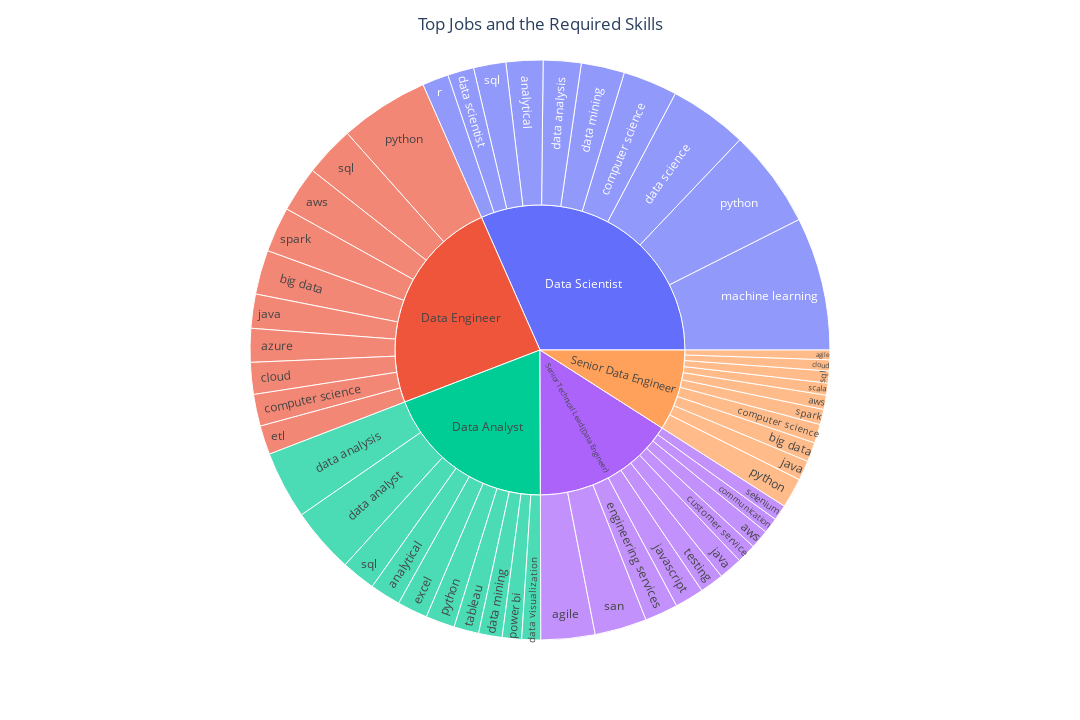

Notebook code cell kept with this figure:
### Code cell
# plot
dataframe = pd.DataFrame()

for job in top_jobs['Job Role']:
    df1 = data[data['Job_Role']==job]
    skill = [skill.lower() for skills in df1['Skills/Description'] for skill in skills.split(', ') if skill != 'IT Skills']
    fdist = FreqDist(skill)
    fdist_df=pd.DataFrame(list(dict(fdist).items()), columns=['skill', 'count'])
    fdist_df= fdist_df.sort_values(by='count', ascending=False)[:10]
    fdist_df = fdist_df.assign(job=job)
    dataframe=dataframe.append(fdist_df)
#Creating sunburst chart
fig1 = px.sunburst(dataframe,
                  path=['job', 'skill'],
                  values='count'
                 )

fig1.update_layout(
    autosize=False,
    title_text='Top Jobs and the Required Skills',
    title_x=0.5,
    width=1080,
    height=720)

### Figure 1 — Plotly figure (JSON) as saved in the notebook; plotly's stock layout.template omitted (floating-point values rounded to 4 significant figures)
{"data": [{"branchvalues": "total", "domain": {"x": [0, 1], "y": [0, 1]}, "hovertemplate": "labels=%{label}<br>count=%{value}<br>parent=%{parent}<br>id=%{id}<extra></extra>", "ids": ["Senior Data Engineer/agile", "Senior Technical Lead (Data Engineer)/agile", "Data Analyst/analytical", "Data Scientist/analytical", "Data Engineer/aws", "Senior Data Engineer/aws", "Senior Technical Lead (Data Engineer)/aws", "Data Engineer/azure", "Data Engineer/big data", "Senior Data Engineer/big data", "Data Engineer/cloud", "Senior Data Engineer/cloud", "Senior Technical Lead (Data Engineer)/communication", "Data Engineer/computer science", "Data Scientist/computer science", "Senior Data Engineer/computer science", "Senior Technical Lead (Data Engineer)/customer service", "Data Analyst/data analysis", "Data Scientist/data analysis", "Data Analyst/data analyst", "Data Analyst/data mining", "Data Scientist/data mining", "Data Scientist/data science", "Data Scientist/data scientist", "Data Analyst/data visualization", "Senior Technical Lead (Data Engineer)/engineering services", "Data Engineer/etl", "Data Analyst/excel", "Data Engineer/java", "Senior Data Engineer/java", "Senior Technical Lead (Data Engineer)/java", "Senior Technical Lead (Data Engineer)/javascript", "Data Scientist/machine learning", "Data Analyst/power bi", "Data Analyst/python", "Data Engineer/python", "Data Scientist/python", "Senior Data Engineer/python", "Data Scientist/r", "Senior Technical Lead (Data Engineer)/san", "Senior Data Engineer/scala", "Senior Technical Lead (Data Engineer)/selenium", "Data Engineer/spark", "Senior Data Engineer/spark", "Data Analyst/sql", "Data Engineer/sql", "Data Scientist/sql", "Senior Data Engineer/sql", "Data Analyst/tableau", "Senior Technical Lead (Data Engineer)/testing", "Data Analyst", "Data Engineer", "Data Scientist", "Senior Data Engineer", "Senior Technical Lead (Data Engineer)"], "labels": ["agile", "agile", "analytical", "analytical", "aws", "aws", "aws", "azure", "big data", "big data", "cloud", "cloud", "communication", "computer science", "computer science", "computer science", "customer service", "data analysis", "data analysis", "data analyst", "data mining", "data mining", "data science", "data scientist", "data visualization", "engineering services", "etl", "excel", "java", "java", "java", "javascript", "machine learning", "power bi", "python", "python", "python", "python", "r", "san", "scala", "selenium", "spark", "spark", "sql", "sql", "sql", "sql", "tableau", "testing", "Data Analyst", "Data Engineer", "Data Scientist", "Senior Data Engineer", "Senior Technical Lead (Data Engineer)"], "name": "", "parents": ["Senior Data Engineer", "Senior Technical Lead (Data Engineer)", "Data Analyst", "Data Scientist", "Data Engineer", "Senior Data Engineer", "Senior Technical Lead (Data Engineer)", "Data Engineer", "Data Engineer", "Senior Data Engineer", "Data Engineer", "Senior Data Engineer", "Senior Technical Lead (Data Engineer)", "Data Engineer", "Data Scientist", "Senior Data Engineer", "Senior Technical Lead (Data Engineer)", "Data Analyst", "Data Scientist", "Data Analyst", "Data Analyst", "Data Scientist", "Data Scientist", "Data Scientist", "Data Analyst", "Senior Technical Lead (Data Engineer)", "Data Engineer", "Data Analyst", "Data Engineer", "Senior Data Engineer", "Senior Technical Lead (Data Engineer)", "Senior Technical Lead (Data Engineer)", "Data Scientist", "Data Analyst", "Data Analyst", "Data Engineer", "Data Scientist", "Senior Data Engineer", "Data Scientist", "Senior Technical Lead (Data Engineer)", "Senior Data Engineer", "Senior Technical Lead (Data Engineer)", "Data Engineer", "Senior Data Engineer", "Data Analyst", "Data Engineer", "Data Scientist", "Senior Data Engineer", "Data Analyst", "Senior Technical Lead (Data Engineer)", "", "", "", "", ""], "type": "sunburst", "values": [21, 117, 67, 80, 99, 31, 41, 73, 96, 42, 69, 24, 34, 69, 118, 41, 42, 147, 82, 142, 51, 94, 170, 57, 41, 72, 63, 66, 74, 43, 51, 63, 289, 42, 63, 193, 213, 65, 57, 113, 26, 34, 98, 33, 74, 109, 70, 26, 54, 52, 747, 943, 1230, 352, 619]}], "layout": {"autosize": false, "height": 720, "legend": {"tracegroupgap": 0}, "margin": {"t": 60}, "title": {"text": "Top Jobs and the Required Skills", "x": 0.5}, "width": 1080}}
